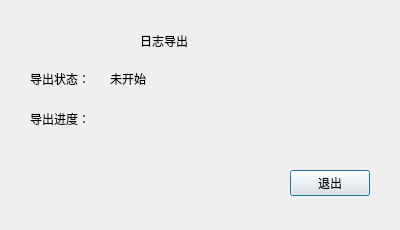
<?xml version="1.0" encoding="UTF-8"?>
<ui version="4.0">
 <class>LogAlarmEleExportDlg</class>
 <widget class="QDialog" name="LogAlarmEleExportDlg">
  <property name="geometry">
   <rect>
    <x>0</x>
    <y>0</y>
    <width>400</width>
    <height>230</height>
   </rect>
  </property>
  <property name="windowTitle">
   <string>Dialog</string>
  </property>
  <widget class="QLabel" name="label_4">
   <property name="geometry">
    <rect>
     <x>30</x>
     <y>110</y>
     <width>61</width>
     <height>18</height>
    </rect>
   </property>
   <property name="text">
    <string>导出进度：</string>
   </property>
  </widget>
  <widget class="QLabel" name="label_2">
   <property name="geometry">
    <rect>
     <x>30</x>
     <y>70</y>
     <width>61</width>
     <height>18</height>
    </rect>
   </property>
   <property name="text">
    <string>导出状态：</string>
   </property>
  </widget>
  <widget class="QPushButton" name="pushButton">
   <property name="geometry">
    <rect>
     <x>290</x>
     <y>170</y>
     <width>80</width>
     <height>26</height>
    </rect>
   </property>
   <property name="text">
    <string>退出</string>
   </property>
  </widget>
  <widget class="QLabel" name="label">
   <property name="geometry">
    <rect>
     <x>140</x>
     <y>30</y>
     <width>61</width>
     <height>21</height>
    </rect>
   </property>
   <property name="text">
    <string>日志导出</string>
   </property>
  </widget>
  <widget class="QWidget" name="widget" native="true">
   <property name="geometry">
    <rect>
     <x>120</x>
     <y>100</y>
     <width>251</width>
     <height>41</height>
    </rect>
   </property>
  </widget>
  <widget class="QLabel" name="statusLab">
   <property name="geometry">
    <rect>
     <x>110</x>
     <y>70</y>
     <width>281</width>
     <height>18</height>
    </rect>
   </property>
   <property name="text">
    <string>未开始</string>
   </property>
  </widget>
 </widget>
 <resources/>
 <connections/>
</ui>
